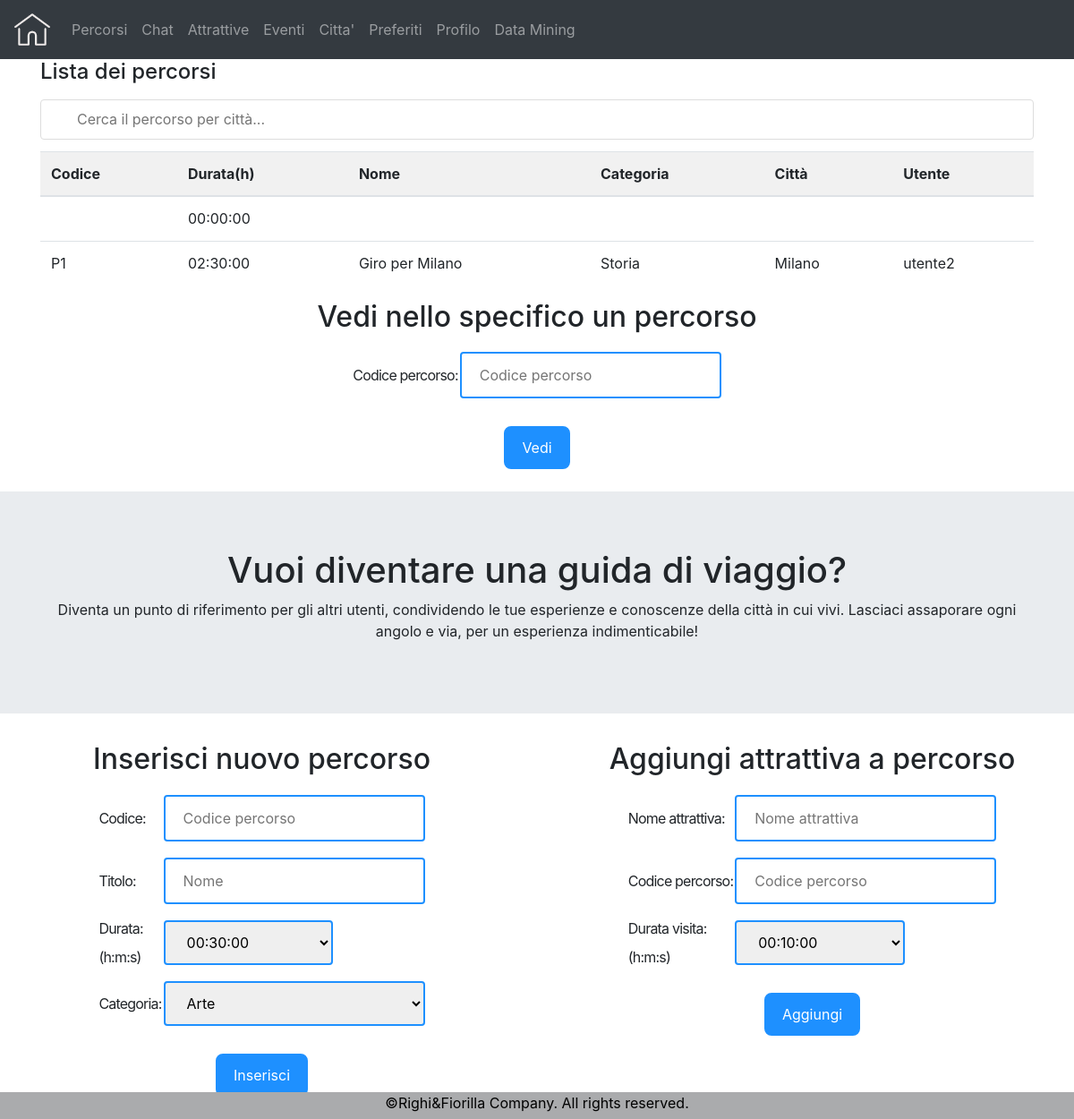
The page /seemycity/percorsi.php on the database its author committed.
### tables this page shows
CREATE TABLE Percorso (
	Codice varchar(30) NOT NULL PRIMARY KEY,
	Durata TIME NOT NULL,
	Nome varchar(30) NOT NULL,
	Categoria ENUM("Arte","Storia","Natura","Gastronomico","Relax","Misto"),
	NomeCitta varchar(30) NOT NULL REFERENCES Citta(Nome) on update cascade on delete cascade,
	NicknameUtente varchar(30) NOT NULL REFERENCES Utente(Nickname) on update cascade on delete cascade,
	Next_Attrattiva_Ord int NOT NULL DEFAULT 0
);

### seemycity/connection.php (called while the page is built)
<?php
class Connection
{
	public function dbConnect(){
		try {
      		$pdo=new PDO('mysql:host=localhost;dbname=seemycity','root', '');
      		$pdo->setAttribute(PDO::ATTR_ERRMODE, PDO::ERRMODE_EXCEPTION);
   		}
   		catch(PDOException $e) {
      		echo("[ERRORE] Connessione al DB non riuscita. Errore: ".$e->getMessage());
      		exit();
   		}
		return $pdo;
	}
}
?>

### seemycity/path.php (called while the page is built, shortened)
<?php
include_once('connection.php');
class Path
{
	private $db;
	public function __construct(){
		$this -> db = new Connection();
		$this -> db = $this -> db -> dbConnect();
	}
	public function displayListaPercorsi(){
		try{
			$sql = "SELECT * FROM Percorso";
			$res=$this -> db ->query($sql);
		}catch(PDOException $e) {
    		return("[ERRORE] Query SQL non riuscita. Errore: ".$e->getMessage());
  		}
  		$arr = array();
  		$i = 0;
  		foreach ($res as $row) {
        	$arr[$i][] = $row['Codice'];
        	$arr[$i][] = $row['Durata'];
        	$arr[$i][] = $row['Nome'];
        	$arr[$i][] = $row['Categoria'];
        	$arr[$i][] = $row['NomeCitta'];
        	$arr[$i][] = $row['NicknameUtente'];
        	$i++;
  		}
  		return $arr;
	}
}
?>

### seemycity/percorsi.php (the view, shortened to what this page needs)
<?php
 include_once('path.php');
 $object = new Path();
 $res = $object -> displayListaPercorsi();
?>
<!DOCTYPE html>
<html>
<head>
	<link rel="stylesheet" href="css/percorsi.css" type="text/css" />
	<link rel="stylesheet" href="css/footer.css" type="text/css" />
    <link rel="stylesheet" href="https://maxcdn.bootstrapcdn.com/bootstrap/4.0.0/css/bootstrap.min.css">
	<link rel="stylesheet" href="https://cdnjs.cloudflare.com/ajax/libs/font-awesome/4.7.0/css/font-awesome.min.css">
</head>
<body>
	<?php
		include('menu.php');
	?>
	<div class="container">
	        <div class="panel-heading">
	          <h4>
	            Lista dei percorsi
	            <br>
	          </h4>
	        </div>
	        <div class="panel-content">
	          <h4>
	            <input type="text" id="myInput" onkeyup="myFunction()" placeholder="Cerca il percorso per città...">
	          </h4>
	        </div>
	        <table class="table table-fixed" id="myTable">
	          <thead>
			    <tr bgcolor="#f1f1f1">
			      <th scope="col">Codice</th>
			      <th scope="col">Durata(h)</th>
			      <th scope="col">Nome</th>
			      <th scope="col">Categoria</th>
			      <th scope="col">Città</th>
			      <th scope="col">Utente</th>
			    </tr>
			  </thead>
	          <tbody>
	          	<?php for ($row = 0; $row < count($res); $row++) { ?>
		          <tr style="cursor:hand">
		          <?php for ($col = 0; $col < count($res[$row]); $col++) { ?>
		          	<td><?php echo " ".$res[$row][$col]." "; ?></td>
		          <?php } ?>
		          </tr>
		        <?php } ?>
			  </tbody>
	        </table>
	  </div>
	  <div class="row">
      	<div class="container" align="center">
      	 <h2 align="center">Vedi nello specifico un percorso</h2>
		 <form method="post" action="percorsi.php">
		  <table align="center">
		   <tr>
			<td> <b class="ex1"> Codice percorso:   </b></td>
			<td><input type="text" name="codice" placeholder="Codice percorso" required /></td>
		   </tr>
		  </table>
		  <button type="submit" name="vediPercorso">Vedi</button>
		 </form>
      	</div>
	  </div>
	<div class="insert">
	 <div class="jumbotron jumbotron-fluid">
	  <div class="container" align="center">
	    <h1>Vuoi diventare una guida di viaggio?</h1>
	    <p>Diventa un punto di riferimento per gli altri utenti, condividendo le tue esperienze e conoscenze della città in cui vivi. Lasciaci assaporare ogni angolo e  via, per un esperienza indimenticabile!</p>
	  </div>
	</div>
	  <div class="row">
      	<div class="col-sm-6" align="center">
      	 <h2 align="center">Inserisci nuovo percorso</h2>
		 <form method="post" action="percorsi.php">
		  <table align="center">
		   <tr>
			<td> <b class="ex1"> Codice:   </b></td>
			<td><input type="text" name="codice" placeholder="Codice percorso" required /></td>
		   </tr>
		   <tr>
			<td> <b class="ex1"> Titolo:   </b></td>
			<td><input type="text" name="nome" placeholder="Nome" required /></td>
		   </tr>
		   <tr>
			<td> <b class="ex1"> Durata:   <br>(h:m:s)</b></td>
			<td>
			 <select class="durata_percorso" name="durataPercorso">
	         <option value="00:30:00">00:30:00</option>
      		 </select>
      		</td>
		   </tr>
		   <tr>
			<td> <b class="ex1"> Categoria:   </b></td>
			<td>
			 <select class="categoria_percorso" name="categoriaPercorso">
	         <option value="Arte">Arte</option>
      		 </select>
      		</td>
		   </tr>
		  </table>
		  <button type="submit" name="inserisciPercorso">
		   <span class="glyphicon glyphicon-plus"></span> Inserisci
		  </button>
		 </form>
      	</div>
      	<div class="col-sm-6" align="center">
      	 <h2 align="center">Aggiungi attrattiva a percorso</h2>
		 <form method="post" action="percorsi.php"">
		  <table align="center">
		   <tr>
			<td> <b class="ex1"> Nome attrattiva:   </b></td>
			<td><input type="text" name="nomeAttrattiva" placeholder="Nome attrattiva" required /></td>
		   </tr>
		   <tr>
			<td> <b class="ex1"> Codice percorso:   </b></td>
			<td><input type="text" name="codice" placeholder="Codice percorso" required /></td>
		   </tr>
		   <tr>
			<td> <b class="ex1"> Durata visita:   <br>(h:m:s)</b></td>
			<td>
			 <select class="durata_attrattiva" name="visita">
	         <option value="00:10:00">00:10:00</option>
      		 </select>
      		</td>
		   </tr>
		  </table>
		  <button type="submit" name="inserisciAttrattivaPercorso">Aggiungi</button>
		 </form>
      	</div>
      </div>
    <?php
		include('footer.php');
	?>
	</div>
<?php
		include("footer.php");
	?>
</body>
</html>

### seemycity/css/percorsi.css (style rules this page uses)
.table-fixed thead { width: 100%; }
.table-fixed tbody { height: 100px; overflow-y: auto; width: 100%; }
#myInput { background-image: url('http://ismorus.it/wp-content/uploads/search-icon-light-grey-hi.png'); background-size: 30px 30px; background-position: 5px 5px; background-repeat: no-repeat; width: 100%; font-size: 16px; padding: 12px 20px 12px 40px; border: 1px solid #ddd; margin-bottom: 5px; }
b.ex1 { margin-top: 25px; font-weight: 400; line-height: 2; letter-spacing: -.05rem; }
form { padding: 3px; }
input[type=text] { width: 100%; padding: 12px 20px; margin: 8px 0; box-sizing: border-box; border: 2px solid #1E90FF; border-radius: 4px; }
.durata_percorso { width: 65%; padding: 12px 20px; margin: 8px 0; box-sizing: border-box; border: 2px solid #1E90FF; border-radius: 4px; }
.durata_attrattiva { width: 65%; padding: 12px 20px; margin: 8px 0; box-sizing: border-box; border: 2px solid #1E90FF; border-radius: 4px; }
.categoria_percorso { width: 100%; padding: 12px 20px; margin: 8px 0; box-sizing: border-box; border: 2px solid #1E90FF; border-radius: 4px; }
button[type=submit] { width: auto; padding: 12px 20px; margin: 20px 0; box-sizing: border-box; border: 2px solid; border-radius: 10px; background-color: #1E90FF; color: white; }

### rows shown on the page
percorso: Codice "P1", Durata "02:30:00", Nome "Giro per Milano", Categoria "Storia", NomeCitta "Milano", NicknameUtente "utente2"

### other values the page prints
$res[$row][$col] "00:00:00"
